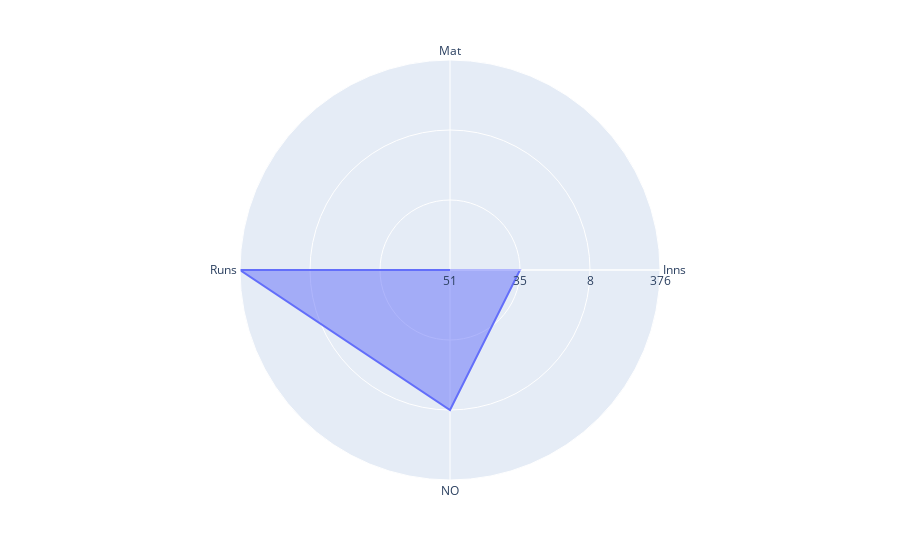

Write notebook code for a chart like this one.
### Code cell
get_radar_plot(df , 'S Lamichhane' , ['Mat' , 'Inns'  ,'NO' , 'Runs'  ])

### Figure 1 — Plotly figure (JSON) as saved in the notebook; plotly's stock layout.template omitted (floating-point values rounded to 4 significant figures)
{"data": [{"fill": "toself", "hovertemplate": "r=%{r}<br>theta=%{theta}<extra></extra>", "legendgroup": "", "line": {"color": "#636efa", "dash": "solid"}, "marker": {"symbol": "circle"}, "mode": "lines", "name": "", "r": [51, "35", "8", "376", 51], "showlegend": false, "subplot": "polar", "theta": ["Mat", "Inns", "NO", "Runs", "Mat"], "type": "scatterpolar"}], "layout": {"legend": {"tracegroupgap": 0}, "margin": {"t": 60}, "polar": {"angularaxis": {"direction": "clockwise", "rotation": 90}, "domain": {"x": [0, 1], "y": [0, 1]}}, "showlegend": true}}
